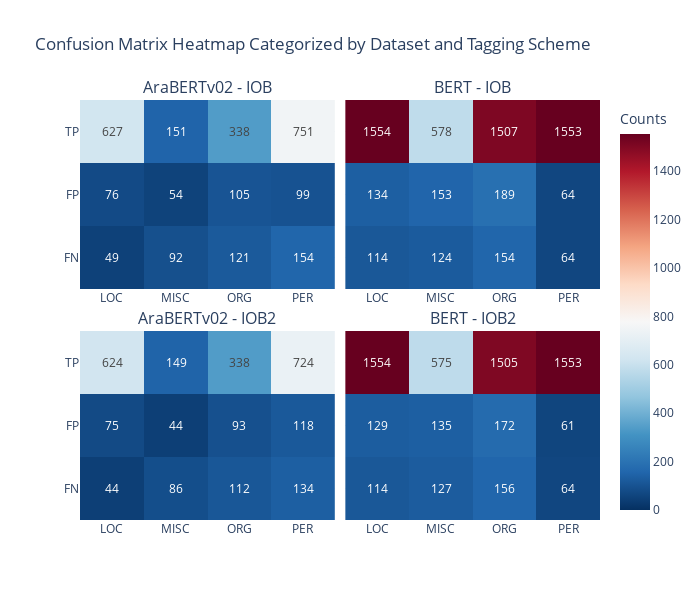

Write notebook code for a chart like this one.
### Code cell
# Confusion matrix heatmap example
confusion_heatmap = ConfusionHeatmap(dash_data, mappings)
confusion_heatmap.visualize()

### Figure 1 — Plotly figure (JSON) as saved in the notebook; plotly's stock layout.template omitted (floating-point values rounded to 4 significant figures)
{"data": [{"coloraxis": "coloraxis", "colorscale": [[0, "rgb(5,48,97)"], [0.1, "rgb(33,102,172)"], [0.2, "rgb(67,147,195)"], [0.3, "rgb(146,197,222)"], [0.4, "rgb(209,229,240)"], [0.5, "rgb(247,247,247)"], [0.6, "rgb(253,219,199)"], [0.7, "rgb(244,165,130)"], [0.8, "rgb(214,96,77)"], [0.9, "rgb(178,24,43)"], [1, "rgb(103,0,31)"]], "hovertemplate": "Metric: %{y}<br>Tag: %{x}<br>Count: %{text}<extra></extra>", "text": [[49, 92, 121, 154], [76, 54, 105, 99], [627, 151, 338, 751]], "texttemplate": "%{text}", "type": "heatmap", "x": ["LOC", "MISC", "ORG", "PER"], "xaxis": "x", "y": ["FN", "FP", "TP"], "yaxis": "y", "z": [[49, 92, 121, 154], [76, 54, 105, 99], [627, 151, 338, 751]]}, {"coloraxis": "coloraxis", "colorscale": [[0, "rgb(5,48,97)"], [0.1, "rgb(33,102,172)"], [0.2, "rgb(67,147,195)"], [0.3, "rgb(146,197,222)"], [0.4, "rgb(209,229,240)"], [0.5, "rgb(247,247,247)"], [0.6, "rgb(253,219,199)"], [0.7, "rgb(244,165,130)"], [0.8, "rgb(214,96,77)"], [0.9, "rgb(178,24,43)"], [1, "rgb(103,0,31)"]], "hovertemplate": "Metric: %{y}<br>Tag: %{x}<br>Count: %{text}<extra></extra>", "text": [[114, 124, 154, 64], [134, 153, 189, 64], [1554, 578, 1507, 1553]], "texttemplate": "%{text}", "type": "heatmap", "x": ["LOC", "MISC", "ORG", "PER"], "xaxis": "x2", "y": ["FN", "FP", "TP"], "yaxis": "y2", "z": [[114, 124, 154, 64], [134, 153, 189, 64], [1554, 578, 1507, 1553]]}, {"coloraxis": "coloraxis", "colorscale": [[0, "rgb(5,48,97)"], [0.1, "rgb(33,102,172)"], [0.2, "rgb(67,147,195)"], [0.3, "rgb(146,197,222)"], [0.4, "rgb(209,229,240)"], [0.5, "rgb(247,247,247)"], [0.6, "rgb(253,219,199)"], [0.7, "rgb(244,165,130)"], [0.8, "rgb(214,96,77)"], [0.9, "rgb(178,24,43)"], [1, "rgb(103,0,31)"]], "hovertemplate": "Metric: %{y}<br>Tag: %{x}<br>Count: %{text}<extra></extra>", "text": [[44, 86, 112, 134], [75, 44, 93, 118], [624, 149, 338, 724]], "texttemplate": "%{text}", "type": "heatmap", "x": ["LOC", "MISC", "ORG", "PER"], "xaxis": "x3", "y": ["FN", "FP", "TP"], "yaxis": "y3", "z": [[44, 86, 112, 134], [75, 44, 93, 118], [624, 149, 338, 724]]}, {"coloraxis": "coloraxis", "colorscale": [[0, "rgb(5,48,97)"], [0.1, "rgb(33,102,172)"], [0.2, "rgb(67,147,195)"], [0.3, "rgb(146,197,222)"], [0.4, "rgb(209,229,240)"], [0.5, "rgb(247,247,247)"], [0.6, "rgb(253,219,199)"], [0.7, "rgb(244,165,130)"], [0.8, "rgb(214,96,77)"], [0.9, "rgb(178,24,43)"], [1, "rgb(103,0,31)"]], "hovertemplate": "Metric: %{y}<br>Tag: %{x}<br>Count: %{text}<extra></extra>", "text": [[114, 127, 156, 64], [129, 135, 172, 61], [1554, 575, 1505, 1553]], "texttemplate": "%{text}", "type": "heatmap", "x": ["LOC", "MISC", "ORG", "PER"], "xaxis": "x4", "y": ["FN", "FP", "TP"], "yaxis": "y4", "z": [[114, 127, 156, 64], [129, 135, 172, 61], [1554, 575, 1505, 1553]]}], "layout": {"annotations": [{"font": {"size": 16}, "showarrow": false, "text": "AraBERTv02 - IOB", "x": 0.245, "xanchor": "center", "xref": "paper", "y": 1, "yanchor": "bottom", "yref": "paper"}, {"font": {"size": 16}, "showarrow": false, "text": "BERT - IOB", "x": 0.755, "xanchor": "center", "xref": "paper", "y": 1, "yanchor": "bottom", "yref": "paper"}, {"font": {"size": 16}, "showarrow": false, "text": "AraBERTv02 - IOB2", "x": 0.245, "xanchor": "center", "xref": "paper", "y": 0.45, "yanchor": "bottom", "yref": "paper"}, {"font": {"size": 16}, "showarrow": false, "text": "BERT - IOB2", "x": 0.755, "xanchor": "center", "xref": "paper", "y": 0.45, "yanchor": "bottom", "yref": "paper"}], "coloraxis": {"cmax": 1554, "cmin": 0, "colorbar": {"title": {"text": "Counts"}}, "colorscale": [[0, "rgb(5,48,97)"], [0.1, "rgb(33,102,172)"], [0.2, "rgb(67,147,195)"], [0.3, "rgb(146,197,222)"], [0.4, "rgb(209,229,240)"], [0.5, "rgb(247,247,247)"], [0.6, "rgb(253,219,199)"], [0.7, "rgb(244,165,130)"], [0.8, "rgb(214,96,77)"], [0.9, "rgb(178,24,43)"], [1, "rgb(103,0,31)"]]}, "height": 600, "title": {"text": "Confusion Matrix Heatmap Categorized by Dataset and Tagging Scheme"}, "width": 700, "xaxis": {"anchor": "y", "domain": [0, 0.49]}, "xaxis2": {"anchor": "y2", "domain": [0.51, 1]}, "xaxis3": {"anchor": "y3", "domain": [0, 0.49]}, "xaxis4": {"anchor": "y4", "domain": [0.51, 1]}, "yaxis": {"anchor": "x", "domain": [0.55, 1]}, "yaxis2": {"anchor": "x2", "domain": [0.55, 1], "matches": "y", "showticklabels": false}, "yaxis3": {"anchor": "x3", "domain": [0, 0.45]}, "yaxis4": {"anchor": "x4", "domain": [0, 0.45], "matches": "y3", "showticklabels": false}}}
